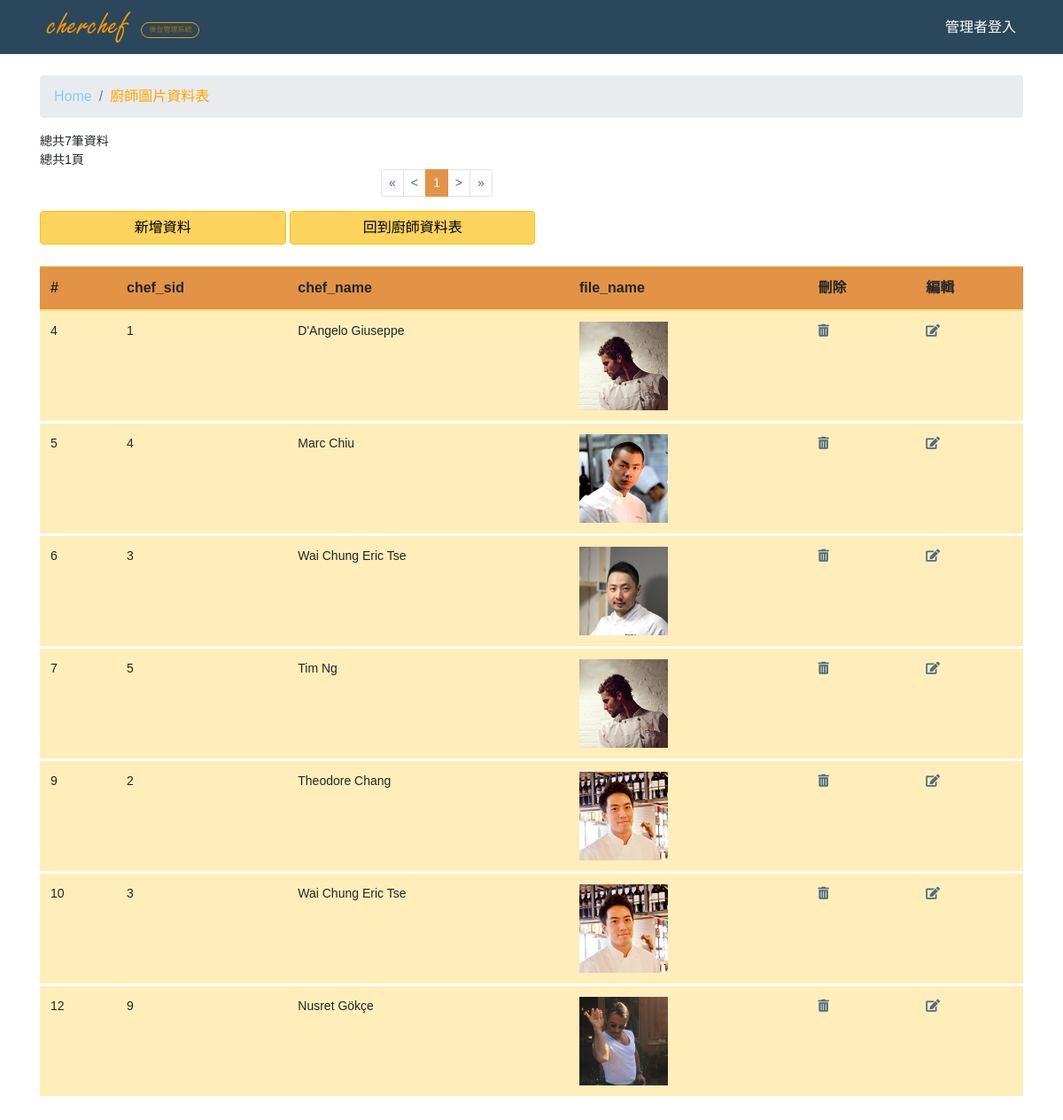
/Chef/chef_photo.php, run on the app's committed database.
### tables this page shows
CREATE TABLE `chef_photo` (
  `sid` int(11) NOT NULL,
  `chef_sid` int(11) NOT NULL,
  `file_name` varchar(255) NOT NULL
);

CREATE TABLE `chef` (
  `sid` int(11) NOT NULL,
  `name` varchar(255) NOT NULL,
  `email` varchar(255) NOT NULL,
  `password` varchar(255) NOT NULL,
  `mobile` varchar(255) NOT NULL,
  `birthday` date NOT NULL,
  `pic` varchar(255) NOT NULL,
  `title` varchar(255) DEFAULT NULL,
  `info` varchar(255) DEFAULT NULL,
  `experience` varchar(255) NOT NULL,
  `food_set` varchar(255) DEFAULT NULL,
  `area` varchar(255) NOT NULL,
  `restaurant` varchar(255) DEFAULT NULL,
  `own_kitchen` varchar(255) NOT NULL,
  `tool` varchar(255) DEFAULT NULL,
  `note` varchar(255) DEFAULT NULL
);

### Chef/chef_photo.php (the view, shortened to what this page needs)
<?php
require __DIR__.'/connect.php';
$per_page = 10;
$page = isset($_GET['page'])? intval($_GET['page']):1;
$t_sql = "SELECT COUNT(1) FROM chef_photo";
$t_stmt = $pdo->query($t_sql);
$total_rows = $t_stmt->fetch(PDO::FETCH_NUM)[0];
$total_pages = ceil($total_rows/$per_page);
$sql = sprintf("SELECT * FROM chef_photo ORDER BY sid LIMIT %s, %s", ($page-1)*$per_page, $per_page);
$stmt = $pdo->query($sql);
$rows = $stmt->fetchAll(PDO::FETCH_ASSOC);
?>
<?php include __DIR__. '/_html_header.php' ?>
<?php include __DIR__. '/_navbar.php' ?>
<br>
<div class="container">
<nav aria-label="breadcrumb">
    <ol class="breadcrumb cyan lighten-4">
      <li class="breadcrumb-item"  ><a class="" style="color:skyblue;" href="index.php">Home</a></li>
      <li class="breadcrumb-item active" style="color:orange;">廚師圖片資料表</li>
    </ol>
  </nav>
<div class="form_data_font_style"><?= '總共'.$total_rows.'筆資料' ?></div>
<div class="form_data_font_style"><?= '總共'.$total_pages.'頁' ?></div>
<div class ="col-md-4 center_div">
<nav aria-label="...">
  <ul class="pagination pagination-sm">
  <li class="page-item">
      <a class="page-link" href="?page=1" aria-label="Previous">
        <span aria-hidden="true">&laquo;</span></a>
    </li>
  <li class="page-item <?= $page<=1 ?'disable':''?>">
        <a class ="page-link" href="?page=<?= $page-1 ?>">&lt;</a>
  </li>
  <?php for($i=1;$i<=$total_pages;$i++): ?>
    <li class="page-item <?= $i==$page ? 'active': ''?>">
        <a class ="page-link bg-warning border-warning"  href="?page=<?= $i ?>"><?= $i ?></a>
    </li>
    <?php endfor ?>
    <li class="page-item <?= $page>=$total_pages ?'disable':''?>">
    <a class ="page-link" href="?page=<?= $page+1 ?>">&gt;</a>
  </li>
  <li class="page-item">
      <a class="page-link" href="?page=<?= $total_pages ?>" aria-label="Next">
        <span aria-hidden="true">&raquo;</span>
      </a>
    </li>
  </ul>
</nav>
</div>
<div class="center_div">
  <a href="chef_photo_insert.php"><button type="button" class="btn btn-warning  col-md-3  ">新增資料</button></a>
  <a href="chef.php"><button type="button" class="btn btn-warning  col-md-3  ">回到廚師資料表</button></a>
  <br>
</div>
<br>
<table class="table table-warning table-hover">
<thead class="bg-warning">
    <tr>
      <th scope="col" >#</th>
      <th scope="col">chef_sid</th>
      <th scope="col" >chef_name</th></th>
      <th scope="col" >file_name</th>
      <th scope="col">刪除</th>
      <th scope="col">編輯</th>
    </tr>
  </thead>
  <tbody>
  <?php foreach($rows as $row):?>
    <tr class="form_data_font_style">
      <td><?=$row['sid']?></td>
      <td><?=$row['chef_sid']?></td>
   <?php
   $stmt2 = $pdo->prepare("SELECT * FROM chef WHERE sid=?");
   $stmt2->execute([$row['chef_sid']]);
   $user = $stmt2->fetch(PDO::FETCH_ASSOC);
   ?>
      <td><?=$user['name']?></td>
<td>   <img style="width:100px" src="../Chef_pic/chef_photo/<?= $row['file_name'] ?>">  </td>
     <td><a href="javascript: delete_it(<?= $row['sid'] ?>,'<?= $row['file_name']?>')"><i class="fas fa-trash-alt"></i></a></td>
     <td><a href="chef_photo_data_edit.php?sid=<?= $row['sid'] ?>"><i class="fas fa-edit"></i></a></td>
    </tr>
<?php endforeach; ?>
  </tbody>
</table>
<br>
</div>
<?php include __DIR__. '/_html_footer.php';  ?>

### Chef/main.css (style rules this page uses)
* { font-family: 'Noto Sans TC', sans-serif; }
.center_div { margin: 0 auto; }
.table { margin: 0; }
.form_data_font_style { font-size: 14px; font-family: Arial, Helvetica, sans-serif, "微軟正黑體"; }
nav a { color: white; }
table a { color: #506c80; }
.page-link { color: #506c80; }
html { margin: 0; padding: 0; width: 100% }
body { margin: 0; padding: 0; width: 100%; background-size: cover; height: 100vh; display: table; }
.table-warning td { border-color: #fff !important; border-bottom: 3px solid #fff; }
.btn-warning { color: #000; background-color: #fbd35d !important; }
.table-warning thead { background: #e29346 !important; }
.pagination>li.active>a.page-link { background-color: #e29346 !important; border-color: #e29346 !important; }

### data on the page
chef_photo: sid "4", chef_sid "1", chef.name "D'Angelo Giuseppe", file_name (picture)
chef_photo: sid "5", chef_sid "4", chef.name "Marc Chiu", file_name (picture)
chef_photo: sid "6", chef_sid "3", chef.name "Wai Chung Eric Tse", file_name (picture)
chef_photo: sid "7", chef_sid "5", chef.name "Tim Ng", file_name (picture)
chef_photo: sid "9", chef_sid "2", chef.name "Theodore Chang", file_name (picture)
chef_photo: sid "10", chef_sid "3", chef.name "Wai Chung Eric Tse", file_name (picture)
chef_photo: sid "12", chef_sid "9", chef.name "Nusret Gökçe", file_name (picture)

### other printed values
$total_rows "7"
$total_pages "1"
